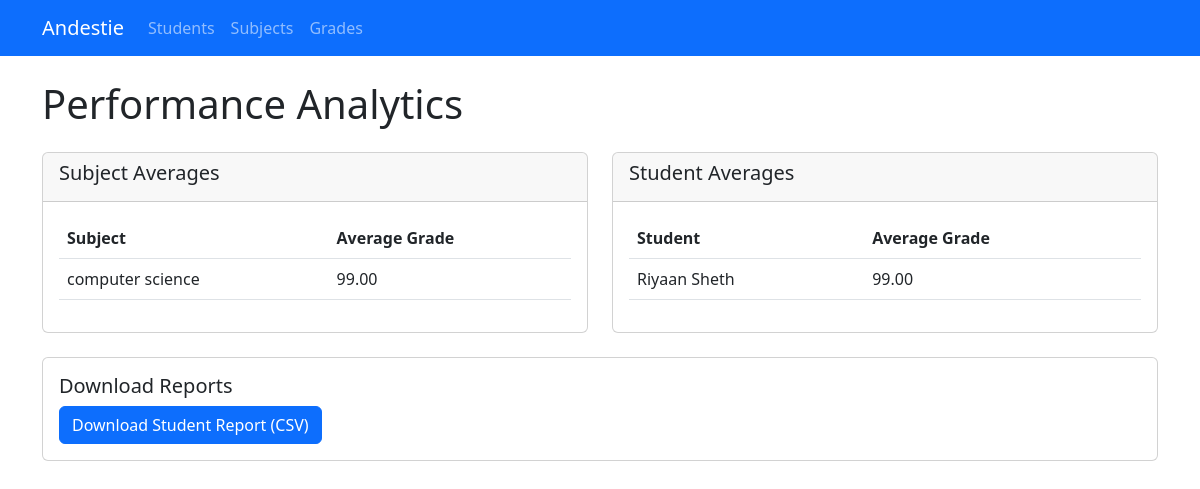
The app's page /analytics with its own data.
### app.py (models this page shows, shortened)
class BaseEntity:
    def validate(self):
        """Validate the entity's data"""
        pass

class Subject(db.Model, BaseEntity):
    id = db.Column(db.Integer, primary_key=True)
    name = db.Column(db.String(100), nullable=False)
    grades = db.relationship('Grade', backref='subject', lazy=True)

class Student(db.Model, BaseEntity):
    id = db.Column(db.Integer, primary_key=True)
    name = db.Column(db.String(100), nullable=False)
    roll_number = db.Column(db.String(20), unique=True, nullable=False)
    class_name = db.Column(db.String(50), nullable=False)
    grades = db.relationship('Grade', backref='student', lazy=True)

### app.py (the view)
@app.route('/analytics')
def analytics():
    grades = Grade.query.all()
    subject_avg = {}
    student_avg = {}
    subject_grades = {}
    for grade in grades:
        subject_name = grade.subject.name
        if subject_name not in subject_grades:
            subject_grades[subject_name] = []
        subject_grades[subject_name].append(grade.grade_value)
    for subject, grades_list in subject_grades.items():
        subject_avg[subject] = sum(grades_list) / len(grades_list)
    student_grades = {}
    for grade in grades:
        student_name = grade.student.name
        if student_name not in student_grades:
            student_grades[student_name] = []
        student_grades[student_name].append(grade.grade_value)
    for student, grades_list in student_grades.items():
        student_avg[student] = sum(grades_list) / len(grades_list)
    return render_template('analytics.html',
                         subject_avg=subject_avg,
                         student_avg=student_avg)

### templates/analytics.html (shortened to what this page needs)
{% extends "base.html" %}
{% block content %}
<div class="row">
    <div class="col-md-12">
        <h1 class="mb-4">Performance Analytics</h1>
    </div>
</div>
<div class="row">
    <div class="col-md-6">
        <div class="card">
            <div class="card-header">
                <h5 class="card-title">Subject Averages</h5>
            </div>
            <div class="card-body">
                <div class="table-responsive">
                    <table class="table">
                        <thead>
                            <tr>
                                <th>Subject</th>
                                <th>Average Grade</th>
                            </tr>
                        </thead>
                        <tbody>
                            {% for subject, avg in subject_avg.items() %}
                            <tr>
                                <td>{{ subject }}</td>
                                <td>{{ "%.2f"|format(avg) }}</td>
                            </tr>
                            {% endfor %}
                        </tbody>
                    </table>
                </div>
            </div>
        </div>
    </div>
    <div class="col-md-6">
        <div class="card">
            <div class="card-header">
                <h5 class="card-title">Student Averages</h5>
            </div>
            <div class="card-body">
                <div class="table-responsive">
                    <table class="table">
                        <thead>
                            <tr>
                                <th>Student</th>
                                <th>Average Grade</th>
                            </tr>
                        </thead>
                        <tbody>
                            {% for student, avg in student_avg.items() %}
                            <tr>
                                <td>{{ student }}</td>
                                <td>{{ "%.2f"|format(avg) }}</td>
                            </tr>
                            {% endfor %}
                        </tbody>
                    </table>
                </div>
            </div>
        </div>
    </div>
</div>
<div class="row mt-4">
    <div class="col-md-12">
        <div class="card">
            <div class="card-body">
                <h5 class="card-title">Download Reports</h5>
                <a href="/reports/students" class="btn btn-primary">Download Student Report (CSV)</a>
            </div>
        </div>
    </div>
</div>
{% endblock %}

### records on screen
Subject: name "computer science", avg "99.00"
Student: name "Riyaan Sheth", avg "99.00"
